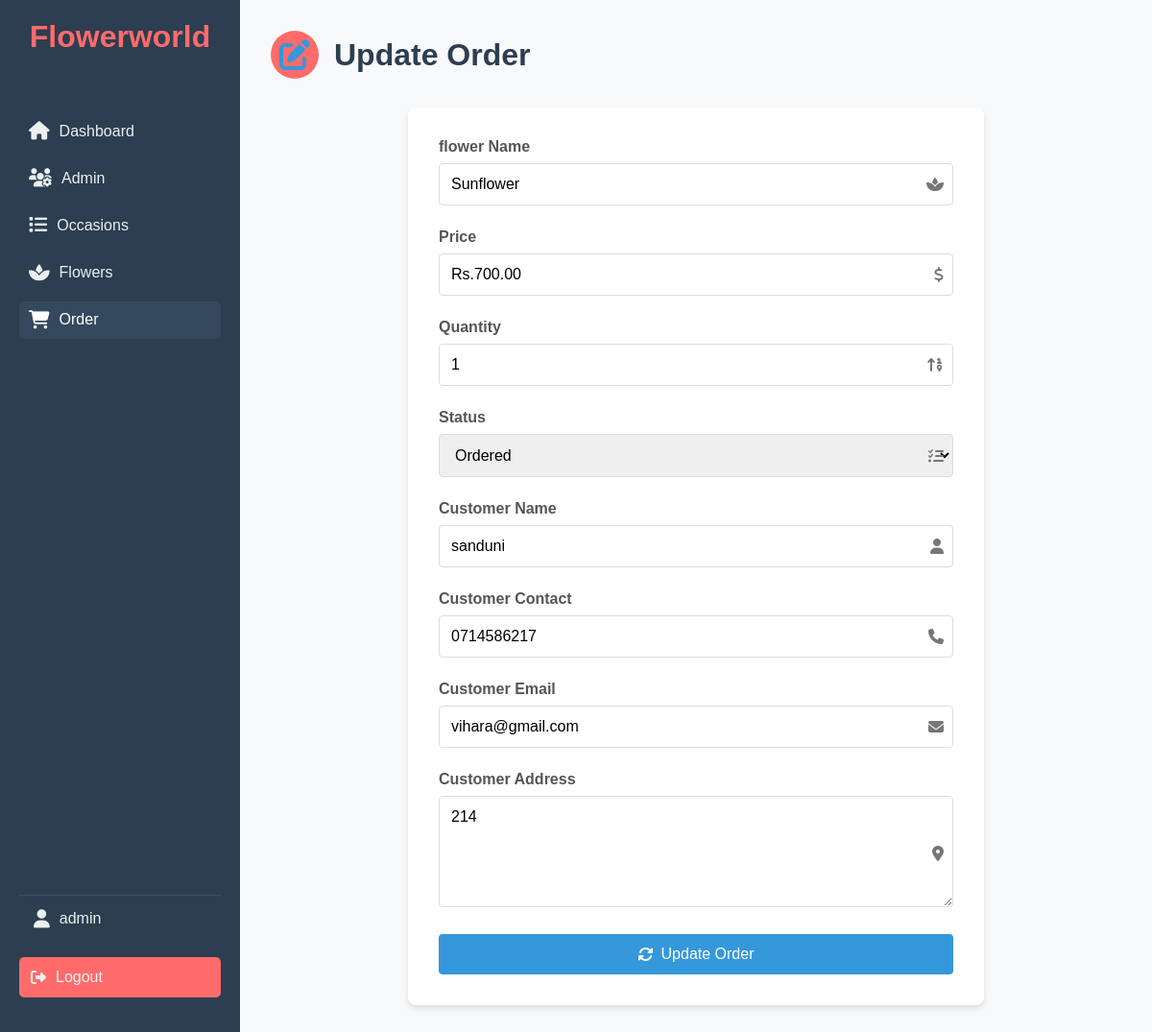
/admin/update-order.php?id=33 (signed in), run on the app's committed database.
### tables this page shows
CREATE TABLE `tbl_order` (
  `id` int(10) UNSIGNED NOT NULL,
  `flower` varchar(150) NOT NULL,
  `price` decimal(10,2) NOT NULL,
  `qty` int(11) NOT NULL,
  `total` decimal(10,2) NOT NULL,
  `order_date` datetime NOT NULL,
  `status` varchar(50) NOT NULL,
  `customer_name` varchar(150) NOT NULL,
  `customer_contact` varchar(20) NOT NULL,
  `customer_email` varchar(150) NOT NULL,
  `customer_address` varchar(255) NOT NULL
);

### admin/update-order.php (the view, shortened to what this page needs)
<?php include('partials/menu.php'); ?>
<div class="dashboard-container">
    <div class="sidebar">
        <div class="logo">
            <h1>Flowerworld</h1>
        </div>
        <nav>
            <a href="index.php"><i class="fas fa-home"></i> <span>Dashboard</span></a>
            <a href="manage-admin.php"><i class="fas fa-users-cog"></i> <span>Admin</span></a>
            <a href="manage-category.php"><i class="fas fa-list"></i> <span>Occasions</span></a>
            <a href="manage-flower.php"><i class="fas fa-spa"></i> <span>Flowers</span></a>
            <a href="manage-order.php" class="active"><i class="fas fa-shopping-cart"></i> <span>Order</span></a>
        </nav>
        <div class="sidebar-footer">
            <div class="user-profile">
                <i class="fas fa-user"></i>
                <span><?php echo $_SESSION['user']; ?></span>
            </div>
            <a href="logout.php" class="logout-btn"><i class="fas fa-sign-out-alt"></i> Logout</a>
        </div>
    </div>
    <div class="main-content">
        <h1 class="dashboard-title">
            <span class="title-icon"><i class="fas fa-edit"></i></span>
            Update Order
        </h1>
        <div class="order-form-container">
            <?php
            if(isset($_GET['id']))
            {
                $id = $_GET['id'];
                $sql = "SELECT * FROM tbl_order WHERE id=$id";
                $res = mysqli_query($conn, $sql);
                $count = mysqli_num_rows($res);
                if($count == 1)
                {
                    $row = mysqli_fetch_assoc($res);
                    $flower = $row['flower'];
                    $price = $row['price'];
                    $qty = $row['qty'];
                    $status = $row['status'];
                    $customer_name = $row['customer_name'];
                    $customer_contact = $row['customer_contact'];
                    $customer_email = $row['customer_email'];
                    $customer_address = $row['customer_address'];
                }
                else
                {
                    header('location:'.SITEURL.'admin/manage-order.php');
                }
            }
            else
            {
                header('location:'.SITEURL.'admin/manage-order.php');
            }
            ?>
            <form action="" method="POST" class="order-form" id="orderForm">
                <div class="form-group">
                    <label for="flower">flower Name</label>
                    <div class="input-group">
                        <input type="text" id="flower" name="flower" value="<?php echo $flower; ?>" readonly>
                        <i class="fas fa-spa"></i>
                    </div>
                </div>
                <div class="form-group">
                    <label for="price">Price</label>
                    <div class="input-group">
                        <input type="text" id="price" name="price" value="Rs.<?php echo $price; ?>" readonly>
                        <i class="fas fa-dollar-sign"></i>
                    </div>
                </div>
                <div class="form-group">
                    <label for="qty">Quantity</label>
                    <div class="input-group">
                        <input type="number" id="qty" name="qty" value="<?php echo $qty; ?>" required>
                        <i class="fas fa-sort-numeric-up"></i>
                    </div>
                </div>
                <div class="form-group">
                    <label for="status">Status</label>
                    <div class="input-group">
                        <select name="status" id="status">
                            <option <?php if($status=="Ordered"){echo "selected";} ?> value="Ordered">Ordered</option>
                        </select>
                        <i class="fas fa-tasks"></i>
                    </div>
                </div>
                <div class="form-group">
                    <label for="customer_name">Customer Name</label>
                    <div class="input-group">
                        <input type="text" id="customer_name" name="customer_name" value="<?php echo $customer_name; ?>" required>
                        <i class="fas fa-user"></i>
                    </div>
                </div>
                <div class="form-group">
                    <label for="customer_contact">Customer Contact</label>
                    <div class="input-group">
                        <input type="text" id="customer_contact" name="customer_contact" value="<?php echo $customer_contact; ?>" required>
                        <i class="fas fa-phone"></i>
                    </div>
                </div>
                <div class="form-group">
                    <label for="customer_email">Customer Email</label>
                    <div class="input-group">
                        <input type="email" id="customer_email" name="customer_email" value="<?php echo $customer_email; ?>" required>
                        <i class="fas fa-envelope"></i>
                    </div>
                </div>
                <div class="form-group">
                    <label for="customer_address">Customer Address</label>
                    <div class="input-group">
                        <textarea id="customer_address" name="customer_address" rows="5" required><?php echo $customer_address; ?></textarea>
                        <i class="fas fa-map-marker-alt"></i>
                    </div>
                </div>
                <button type="submit" name="submit" class="btn-update-order">
                    <i class="fas fa-sync-alt"></i> Update Order
                </button>
            </form>
        </div>
    </div>
</div>
<?php include('partials/footer.php'); ?>

### admin/css/styles.css (style rules this page uses)
:root { --primary-color: #ff6b6b; --secondary-color: #4ecdc4; --text-color: #333; --background-color: #f8f9fa; --sidebar-bg: #2c3e50; --sidebar-text: #ecf0f1; }
* { margin: 0; padding: 0; box-sizing: border-box; font-family: 'Arial', sans-serif; }
body { background-color: var(--background-color); color: var(--text-color); font-family: 'Arial', sans-serif; }
.dashboard-container { display: flex; height: 100vh; overflow: hidden; }
.sidebar { width: 250px; background-color: var(--sidebar-bg); color: var(--sidebar-text); padding: 20px; display: flex; flex-direction: column; transition: width 0.3s ease; position: fixed; top: 0; left: 0; bottom: 0; overflow-y: auto; }
.sidebar .logo { text-align: center; margin-bottom: 30px; }
.sidebar .logo h1 { font-size: 2rem; color: var(--primary-color); }
.sidebar nav { flex-grow: 1; }
.sidebar nav a { display: flex; align-items: center; padding: 12px 15px; color: var(--sidebar-text); text-decoration: none; transition: background-color 0.3s, color 0.3s; border-radius: 5px; margin-bottom: 10px; }
.sidebar nav a span { opacity: 1; transition: opacity 0.3s; }
.sidebar nav a:hover, .sidebar nav a.active { background-color: var(--primary-color); color: #fff; }
.sidebar-footer { margin-top: auto; padding-bottom: 20px; }
.sidebar nav a i { margin-right: 10px; font-size: 1.2em; }
.user-profile { display: flex; align-items: center; padding: 15px; border-top: 1px solid rgba(255, 255, 255, 0.1); }
.user-profile i { margin-right: 10px; font-size: 1.2em; }
.logout-btn { display: block; background-color: var(--primary-color); color: #fff; text-align: center; padding: 12px; text-decoration: none; border-radius: 5px; margin-top: 15px; transition: background-color 0.3s; }
.main-content { flex-grow: 1; padding: 30px; background-color: var(--background-color); margin-left: 250px; overflow-y: auto; height: 100vh; }
.main-content h1 { margin-bottom: 30px; color: #2c3e50; }
.dashboard-title { font-size: 2.5rem; color: var(--secondary-color); margin-bottom: 30px; display: flex; align-items: center; }
.title-icon { background-color: var(--primary-color); color: white; padding: 10px; border-radius: 50%; margin-right: 15px; display: inline-flex; align-items: center; justify-content: center; width: 50px; height: 50px; }

### admin/update-order.php (style rules this page uses)
.dashboard-container { display: flex; background-color: #f4f7fa; min-height: 100vh; }
.sidebar { width: 250px; background-color: #2c3e50; color: #ecf0f1; padding: 20px; display: flex; flex-direction: column; }
.logo h1 { font-size: 2rem; margin-bottom: 30px; }
.sidebar nav { flex-grow: 1; }
.sidebar nav a { display: flex; align-items: center; padding: 10px; color: #ecf0f1; text-decoration: none; transition: background-color 0.3s; }
.sidebar nav a:hover, .sidebar nav a.active { background-color: #34495e; }
.sidebar nav a i { margin-right: 10px; }
.sidebar-footer { margin-top: auto; }
.user-profile { display: flex; align-items: center; margin-bottom: 10px; }
.user-profile i { margin-right: 10px; }
.logout-btn { display: flex; align-items: center; color: #ecf0f1; text-decoration: none; }
.logout-btn i { margin-right: 10px; }
.main-content { flex: 1; padding: 2rem; }
.dashboard-title { font-size: 2rem; color: #333; margin-bottom: 2rem; display: flex; align-items: center; }
.title-icon { margin-right: 1rem; color: #3498db; }
.order-form-container { background-color: #fff; border-radius: 8px; box-shadow: 0 4px 6px rgba(0, 0, 0, 0.1); padding: 2rem; max-width: 600px; margin: 0 auto; }
.order-form { display: flex; flex-direction: column; }
.form-group { margin-bottom: 1.5rem; }
.form-group label { display: block; margin-bottom: 0.5rem; color: #555; font-weight: 600; }
.input-group { position: relative; }
.input-group input, .input-group select, .input-group textarea { width: 100%; padding: 0.75rem; padding-right: 35px; border: 1px solid #ddd; border-radius: 4px; font-size: 1rem; transition: border-color 0.3s ease; }
.input-group i { position: absolute; right: 10px; top: 50%; transform: translateY(-50%); color: #777; }
.btn-update-order { background-color: #3498db; color: #fff; border: none; padding: 0.75rem 1.5rem; font-size: 1rem; border-radius: 4px; cursor: pointer; transition: all 0.3s ease; display: flex; align-items: center; justify-content: center; }
.btn-update-order i { margin-right: 0.5rem; }
.order-form-container { animation: fadeIn 0.5s ease-out; }

### data on the page
tbl_order: flower "Sunflower", price "Rs.700.00", qty "1", status "Ordered", customer_name "sanduni", customer_contact "0714586217", customer_email "vihara@gmail.com", customer_address "214"

### other printed values
$_SESSION['user'] "admin"
